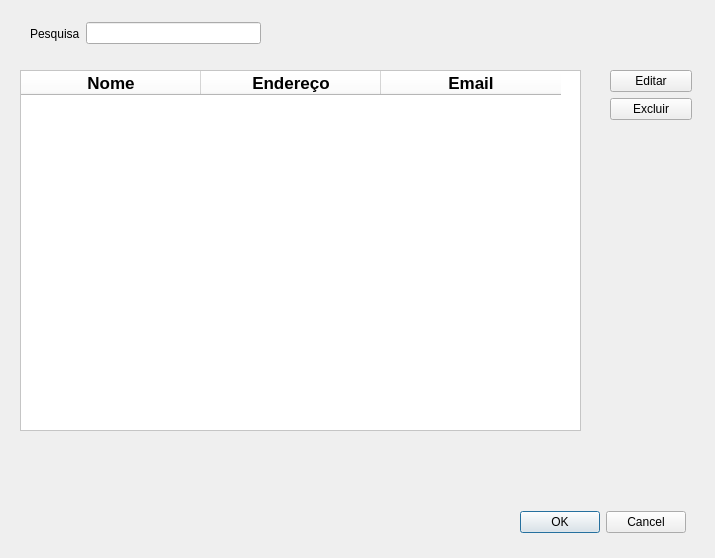
<?xml version="1.0" encoding="UTF-8"?>
<ui version="4.0">
 <class>Dialog</class>
 <widget class="QDialog" name="Dialog">
  <property name="geometry">
   <rect>
    <x>0</x>
    <y>0</y>
    <width>715</width>
    <height>558</height>
   </rect>
  </property>
  <property name="windowTitle">
   <string>Dialog</string>
  </property>
  <widget class="QDialogButtonBox" name="buttonBox">
   <property name="geometry">
    <rect>
     <x>520</x>
     <y>510</y>
     <width>166</width>
     <height>25</height>
    </rect>
   </property>
   <property name="orientation">
    <enum>Qt::Horizontal</enum>
   </property>
   <property name="standardButtons">
    <set>QDialogButtonBox::Cancel|QDialogButtonBox::Ok</set>
   </property>
  </widget>
  <widget class="QWidget" name="">
   <property name="geometry">
    <rect>
     <x>610</x>
     <y>70</y>
     <width>82</width>
     <height>104</height>
    </rect>
   </property>
   <layout class="QVBoxLayout" name="verticalLayout">
    <item>
     <widget class="QPushButton" name="pushButton">
      <property name="text">
       <string>Editar</string>
      </property>
     </widget>
    </item>
    <item>
     <widget class="QPushButton" name="pushButton_2">
      <property name="text">
       <string>Excluir</string>
      </property>
     </widget>
    </item>
    <item>
     <spacer name="verticalSpacer">
      <property name="orientation">
       <enum>Qt::Vertical</enum>
      </property>
      <property name="sizeHint" stdset="0">
       <size>
        <width>20</width>
        <height>40</height>
       </size>
      </property>
     </spacer>
    </item>
   </layout>
  </widget>
  <widget class="QTableWidget" name="tableWidget">
   <property name="geometry">
    <rect>
     <x>20</x>
     <y>70</y>
     <width>561</width>
     <height>361</height>
    </rect>
   </property>
   <property name="font">
    <font>
     <pointsize>13</pointsize>
     <weight>75</weight>
     <bold>true</bold>
     <kerning>true</kerning>
    </font>
   </property>
   <property name="styleSheet">
    <string notr="true">background-color: rgb(255, 255, 255);</string>
   </property>
   <attribute name="horizontalHeaderDefaultSectionSize">
    <number>180</number>
   </attribute>
   <column>
    <property name="text">
     <string>Nome</string>
    </property>
   </column>
   <column>
    <property name="text">
     <string>Endereço</string>
    </property>
   </column>
   <column>
    <property name="text">
     <string>Email</string>
    </property>
   </column>
  </widget>
  <widget class="QWidget" name="">
   <property name="geometry">
    <rect>
     <x>30</x>
     <y>20</y>
     <width>231</width>
     <height>27</height>
    </rect>
   </property>
   <layout class="QHBoxLayout" name="horizontalLayout">
    <item>
     <widget class="QLabel" name="label">
      <property name="text">
       <string>Pesquisa</string>
      </property>
     </widget>
    </item>
    <item>
     <widget class="QLineEdit" name="lineEdit"/>
    </item>
   </layout>
  </widget>
 </widget>
 <resources/>
 <connections>
  <connection>
   <sender>buttonBox</sender>
   <signal>accepted()</signal>
   <receiver>Dialog</receiver>
   <slot>accept()</slot>
   <hints>
    <hint type="sourcelabel">
     <x>248</x>
     <y>254</y>
    </hint>
    <hint type="destinationlabel">
     <x>157</x>
     <y>274</y>
    </hint>
   </hints>
  </connection>
  <connection>
   <sender>buttonBox</sender>
   <signal>rejected()</signal>
   <receiver>Dialog</receiver>
   <slot>reject()</slot>
   <hints>
    <hint type="sourcelabel">
     <x>316</x>
     <y>260</y>
    </hint>
    <hint type="destinationlabel">
     <x>286</x>
     <y>274</y>
    </hint>
   </hints>
  </connection>
 </connections>
</ui>
